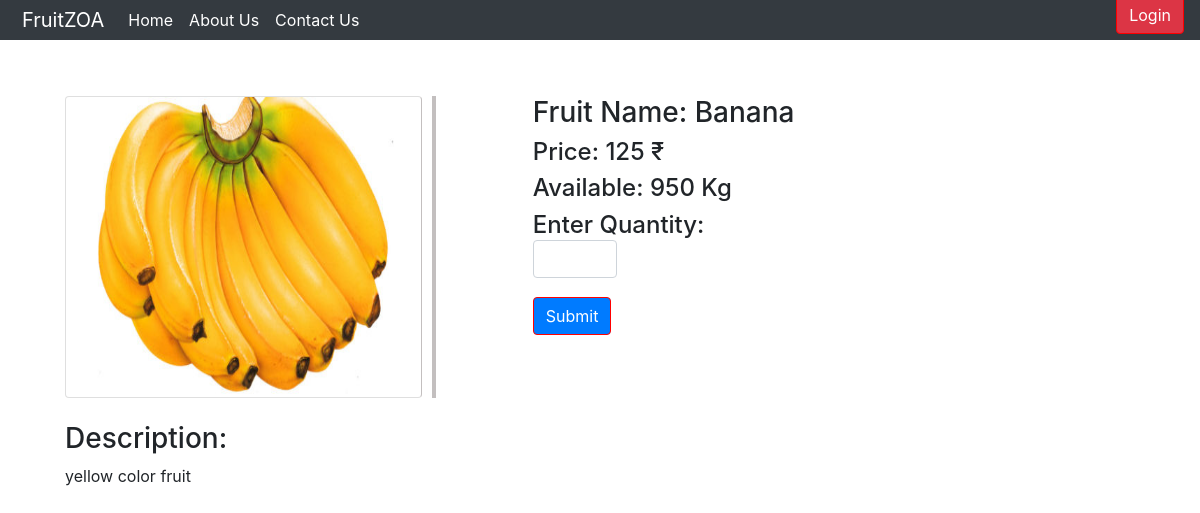
/buynow.php?link=1, run on the app's committed database.
### tables this page shows
CREATE TABLE `fruitdata` (
  `id` int(15) NOT NULL,
  `Name` varchar(50) NOT NULL,
  `Discription` varchar(300) NOT NULL,
  `ImgURl` varchar(100) NOT NULL,
  `Quantity` int(11) NOT NULL,
  `Price` int(6) NOT NULL,
  `pur_price` int(6) NOT NULL,
  `sold_items` int(10) NOT NULL,
  `profit` int(10) NOT NULL
);

### buynow.php (the view, shortened to what this page needs)
<?php
include("navbar.php");
?>
<!DOCTYPE html>
<html>
<head>
</head>
<body>
	<br><br><br><br>
	<?php
	$id = $_GET['link'];
		?><script>
		<?php
	$query = "SELECT * FROM fruitdata WHERE id = '$id'";
	$sql = mysqli_query( $link, $query );
	$row = mysqli_fetch_array( $sql );
		?>
	<div class="container-fluid row col-md-11">
		<div class="card col-md-4"> <img class="card-img-top" id="image" src="<?php echo $row[3]?>" alt="Card image cap">
	</div>
	<div class="line"></div>
	<div class="container col-md-6">
		<h3>Fruit Name: <?php echo $row[1];?> </h3>
		<h4>Price: <?php echo $row[5];?> ₹ </h4>
		<h4 id="qty">Available: <?php echo $row[4];?> Kg </h4>
		<form action="" method="post">
			<h4>Enter Quantity:<input type="number" onkeypress="myFunction()" id="qty" name="quantity" class="form-control col-md-2" required>
			<br>
			<input type="submit" class="btn btn-primary" onclick="data()">
		</form>
		</div>
	</div>
	<br>
	<div class="container-fluid col-md-11">
	<H3>Description:</H3>
	<p><?php echo $row[2];?></p>
	</div>
	</body>
</html>

### buynow.php (style rules this page uses)
.container-fluid { position: relative; margin: auto; right: 0; left: 0; }
.card { border-right:1px solid #C3BFBF; }
.line { margin-left: 10px; border:2px solid #C3BFBF; }
.btn { margin-top:-10px; border:1px solid red; }
#image { height: 300px; }

### data on the page
fruitdata: ImgURl (picture), Name "Banana", Price "125", Quantity "950", Discription "yellow color fruit"
